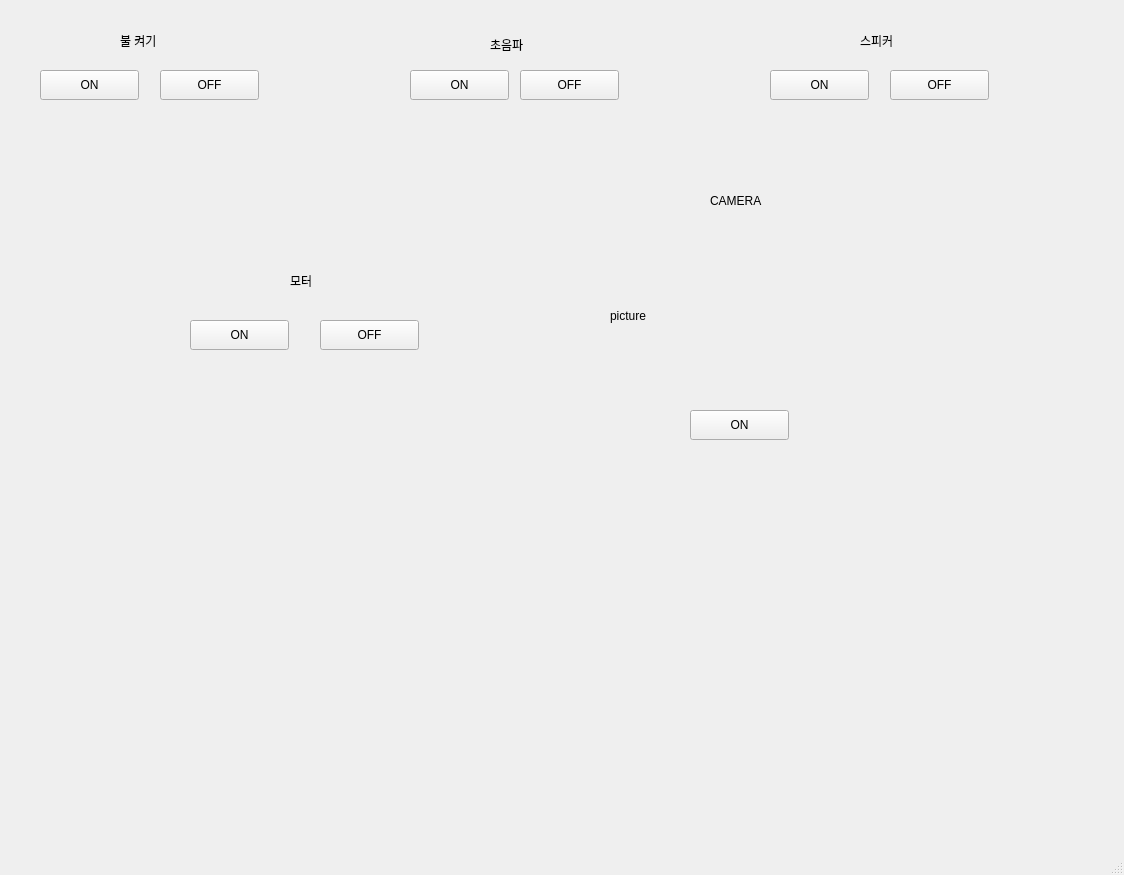
<?xml version="1.0" encoding="UTF-8"?>
<ui version="4.0">
 <class>MainWindow</class>
 <widget class="QMainWindow" name="MainWindow">
  <property name="geometry">
   <rect>
    <x>0</x>
    <y>0</y>
    <width>1124</width>
    <height>875</height>
   </rect>
  </property>
  <property name="windowTitle">
   <string>MainWindow</string>
  </property>
  <widget class="QWidget" name="centralwidget">
   <widget class="QLabel" name="label">
    <property name="geometry">
     <rect>
      <x>490</x>
      <y>30</y>
      <width>99</width>
      <height>29</height>
     </rect>
    </property>
    <property name="text">
     <string>초음파</string>
    </property>
   </widget>
   <widget class="QPushButton" name="pir_btn_on">
    <property name="geometry">
     <rect>
      <x>410</x>
      <y>70</y>
      <width>99</width>
      <height>30</height>
     </rect>
    </property>
    <property name="text">
     <string>ON</string>
    </property>
   </widget>
   <widget class="QLabel" name="label_3">
    <property name="geometry">
     <rect>
      <x>120</x>
      <y>30</y>
      <width>99</width>
      <height>22</height>
     </rect>
    </property>
    <property name="text">
     <string>불 켜기</string>
    </property>
   </widget>
   <widget class="QPushButton" name="pir_btn_off">
    <property name="geometry">
     <rect>
      <x>520</x>
      <y>70</y>
      <width>99</width>
      <height>30</height>
     </rect>
    </property>
    <property name="text">
     <string>OFF</string>
    </property>
   </widget>
   <widget class="QPushButton" name="spk_btn_on">
    <property name="geometry">
     <rect>
      <x>770</x>
      <y>70</y>
      <width>99</width>
      <height>30</height>
     </rect>
    </property>
    <property name="text">
     <string>ON</string>
    </property>
   </widget>
   <widget class="QLabel" name="label_4">
    <property name="geometry">
     <rect>
      <x>860</x>
      <y>30</y>
      <width>99</width>
      <height>21</height>
     </rect>
    </property>
    <property name="text">
     <string>스피커</string>
    </property>
   </widget>
   <widget class="QPushButton" name="light_btn_on">
    <property name="geometry">
     <rect>
      <x>40</x>
      <y>70</y>
      <width>99</width>
      <height>30</height>
     </rect>
    </property>
    <property name="text">
     <string>ON</string>
    </property>
   </widget>
   <widget class="QPushButton" name="light_btn_off">
    <property name="geometry">
     <rect>
      <x>160</x>
      <y>70</y>
      <width>99</width>
      <height>30</height>
     </rect>
    </property>
    <property name="text">
     <string>OFF</string>
    </property>
   </widget>
   <widget class="QPushButton" name="motor_btn_on">
    <property name="geometry">
     <rect>
      <x>190</x>
      <y>320</y>
      <width>99</width>
      <height>30</height>
     </rect>
    </property>
    <property name="text">
     <string>ON</string>
    </property>
   </widget>
   <widget class="QPushButton" name="motor_btn_off">
    <property name="geometry">
     <rect>
      <x>320</x>
      <y>320</y>
      <width>99</width>
      <height>30</height>
     </rect>
    </property>
    <property name="text">
     <string>OFF</string>
    </property>
   </widget>
   <widget class="QLabel" name="label_5">
    <property name="geometry">
     <rect>
      <x>290</x>
      <y>270</y>
      <width>68</width>
      <height>22</height>
     </rect>
    </property>
    <property name="text">
     <string>모터</string>
    </property>
   </widget>
   <widget class="QPushButton" name="spk_btn_off">
    <property name="geometry">
     <rect>
      <x>890</x>
      <y>70</y>
      <width>99</width>
      <height>30</height>
     </rect>
    </property>
    <property name="text">
     <string>OFF</string>
    </property>
   </widget>
   <widget class="QLabel" name="label_6">
    <property name="geometry">
     <rect>
      <x>710</x>
      <y>190</y>
      <width>68</width>
      <height>22</height>
     </rect>
    </property>
    <property name="text">
     <string>CAMERA</string>
    </property>
   </widget>
   <widget class="QPushButton" name="cmr_btn">
    <property name="geometry">
     <rect>
      <x>690</x>
      <y>410</y>
      <width>99</width>
      <height>30</height>
     </rect>
    </property>
    <property name="text">
     <string>ON</string>
    </property>
   </widget>
   <widget class="QLabel" name="photo_label">
    <property name="geometry">
     <rect>
      <x>610</x>
      <y>250</y>
      <width>241</width>
      <height>131</height>
     </rect>
    </property>
    <property name="frameShape">
     <enum>QFrame::NoFrame</enum>
    </property>
    <property name="text">
     <string>picture</string>
    </property>
   </widget>
  </widget>
  <widget class="QMenuBar" name="menubar">
   <property name="geometry">
    <rect>
     <x>0</x>
     <y>0</y>
     <width>1124</width>
     <height>28</height>
    </rect>
   </property>
  </widget>
  <widget class="QStatusBar" name="statusbar"/>
 </widget>
 <resources/>
 <connections/>
</ui>
